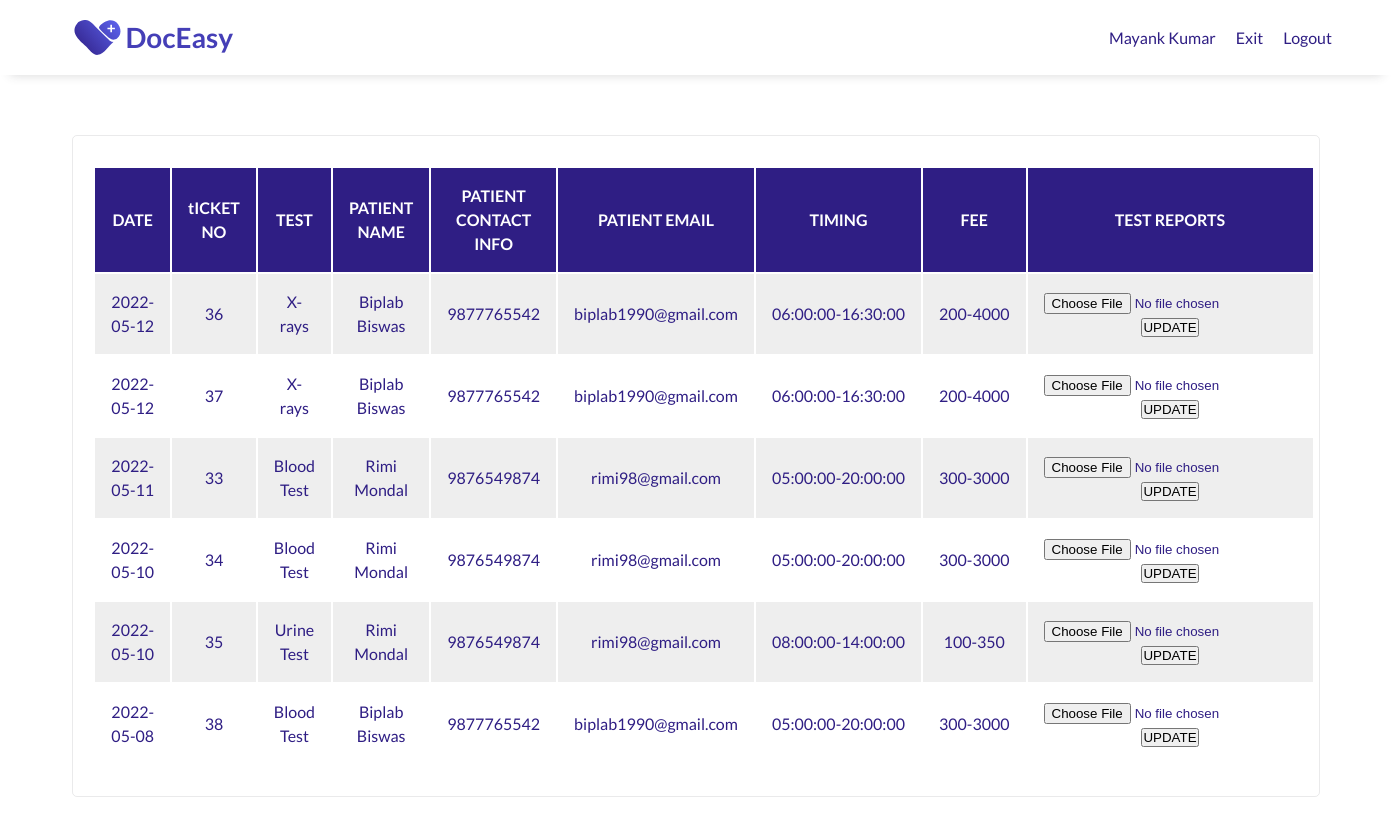
Before: /public/historyPage/managementTestHistory.php (signed in) with the older database file.
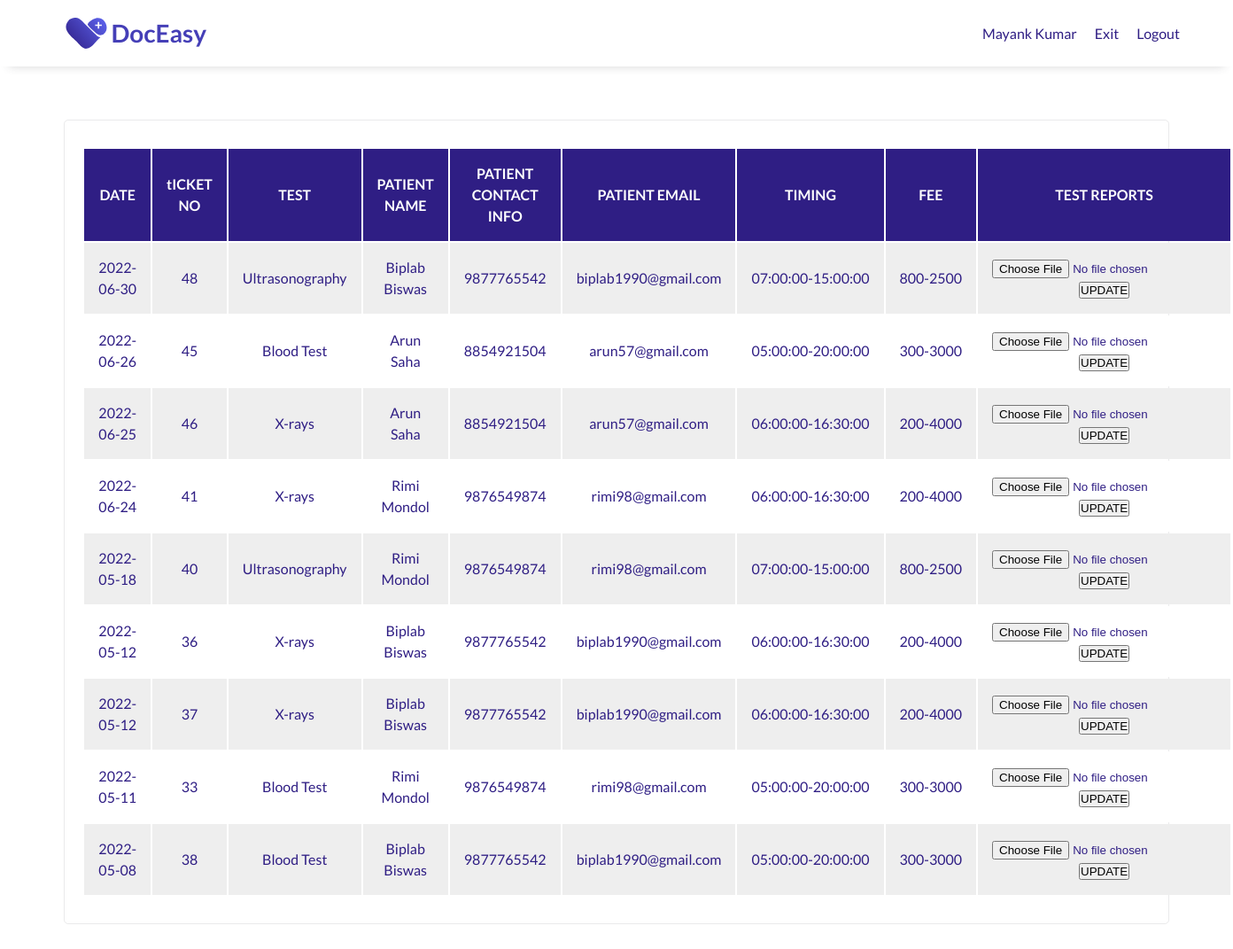
After: the same page with the newer database file.
### tables this page shows
CREATE TABLE `test` (
  `t_id` int(4) UNSIGNED NOT NULL,
  `clinic_id` int(4) UNSIGNED DEFAULT NULL,
  `test_type` varchar(50) NOT NULL,
  `start_time` time NOT NULL,
  `end_time` time NOT NULL,
  `minimum_fee` int(4) UNSIGNED NOT NULL,
  `maximum_fee` int(4) UNSIGNED NOT NULL
);

CREATE TABLE `book_test` (
  `ticket_no` int(5) UNSIGNED NOT NULL,
  `test_id` int(4) UNSIGNED NOT NULL,
  `patient_id` int(5) UNSIGNED DEFAULT NULL,
  `clinic_id` int(4) UNSIGNED NOT NULL,
  `date` date NOT NULL,
  `approval_status` enum('PENDING','APPROVED','DECLINE','EXPIRE') NOT NULL DEFAULT 'PENDING',
  `test_appointment_slip` mediumblob DEFAULT NULL
);

CREATE TABLE `patient` (
  `p_id` int(5) UNSIGNED NOT NULL,
  `username` varchar(10) NOT NULL,
  `password` int(10) UNSIGNED NOT NULL,
  `full_name` varchar(50) NOT NULL,
  `aadhar_no` bigint(12) UNSIGNED NOT NULL,
  `dob` date NOT NULL,
  `age` int(2) UNSIGNED NOT NULL,
  `gender` enum('MALE','FEMALE','OTHER') NOT NULL,
  `marital_status` enum('MARRIED','UNMARRIED') NOT NULL,
  `phn_no` bigint(10) UNSIGNED NOT NULL,
  `email` varchar(50) NOT NULL,
  `address` varchar(200) NOT NULL,
  `city` varchar(50) NOT NULL,
  `pin_code` int(6) UNSIGNED NOT NULL,
  `allergic` varchar(100) DEFAULT NULL
);

### public/historyPage/managementTestHistory.php (the view, shortened to what this page needs)
<?php
include "../config.php";
if ($_SESSION["loggedIn"]) {
?>
    <!DOCTYPE html>
    <html lang="en">
    <head>
        <link rel="stylesheet" type="text/css" href="/assets/css/userHistory.css" />
    </head>
    <body>
        <?php
        $uname =  $_SESSION["uname"];
        $sql = "SELECT *,
                patient.full_name AS p_name, patient.email AS p_email, patient.phn_no AS p_contact, management.full_name AS m_name
                FROM test, clinic, management, patient, book_test
                WHERE clinic.id = book_test.clinic_id AND test.t_id = book_test.test_id AND patient.p_id = book_test.patient_id AND clinic.id = management.clinic_id AND management.username='$uname'
                ORDER BY date DESC, test_type, p_name";
        $result = $conn->query($sql);
        $row = $result->fetch_assoc();
        if ($row) {
        ?>
            <header id="header">
                <div class="logo">
                    <a href="/index.php">
                        <img class="logo-img" id="header-img" src="/assets/images/doceasy/doceasy-logo.svg" alt="DocEasy logo" />
                    </a>
                </div>
                <nav id="nav-bar">
                    <ul>
                        <li><a class="nav-link" href="#"><?php echo $row["m_name"];  ?></a></li>
                        <li><a class="nav-link" href="/public/dashboard/managementDash.php">Exit</a></li>
                        <li><a class="nav-link" href="/public/logout/managementLogout.php">Logout</a></li>
                    </ul>
                </nav>
            </header>
            <main>
                <section id="table">
                    <div class="container">
                        <div class="card">
                            <table>
                                <tr>
                                    <th>DATE</th>
                                    <th>tICKET NO</th>
                                    <th>TEST</th>
                                    <th>PATIENT NAME</th>
                                    <th>PATIENT CONTACT INFO</th>
                                    <th>PATIENT EMAIL</th>
                                    <th>TIMING</th>
                                    <th>FEE</th>
                                    <th>TEST REPORTS</th>
                                </tr>
                                <?php
                                while ($row = $result->fetch_assoc()) {
                                    $ticket_no = $row["ticket_no"];
                                ?>
                                    <tr>
                                        <td> <?php echo $row["date"]; ?> </td>
                                        <td> <?php echo $row["ticket_no"]; ?> </td>
                                        <td> <?php echo $row["test_type"]; ?> </td>
                                        <td> <?php echo $row["p_name"]; ?> </td>
                                        <td> <?php echo $row["p_contact"]; ?> </td>
                                        <td> <?php echo $row["p_email"]; ?> </td>
                                        <td> <?php echo $row["start_time"] . "-" . $row["end_time"]; ?> </td>
                                        <td> <?php echo $row["minimum_fee"] . "-" . $row["maximum_fee"]; ?> </td>
                                        <?php
                                        $query_report = "SELECT * FROM book_test, test_report WHERE book_test.ticket_no = test_report.ticket_no AND test_report.ticket_no = $ticket_no";
                                        $result_report = $conn->query($query_report);
                                        $row_report = $result_report->fetch_assoc();
                                        if ($row_report) { ?>
                                            <td> <?php echo $row_report["report"]; ?> </td>
                                        <?php } else { ?>
                                            <td>
                                                <form method="POST">
                                                    <input type="file" name="report" id="report" value="<?php $report; ?>">
                                                    <button name="update" class="btn" value="update">UPDATE</button>
                                                </form>
                                            </td>
                                        <?php } ?>
                                    </tr>
                                <?php } ?>
                            </table>
                        </div>
                    </div>
                </section>
            </main>
    </body>
<?php
        } else {
            echo "No record found";
        }
    } else {
        header("Location: /public/login/ManagementLogin.php");
    }
?>
    </html>

Changed rows visible on the page:
no longer on this page (row unchanged): test: book_test.date "2022-05-10", book_test.ticket_no "35", test_type "Urine Test", patient.full_name "Rimi Mondal", patient.phn_no "9876549874", patient.email "rimi98@gmail.com", start_time "08:00:00", end_time "14:00:00", minimum_fee "100", maximum_fee "350"
now on this page (row unchanged): test: book_test.date "2022-06-30", book_test.ticket_no "48", test_type "Ultrasonography", patient.full_name "Biplab Biswas", patient.phn_no "9877765542", patient.email "biplab1990@gmail.com", start_time "07:00:00", end_time "15:00:00", minimum_fee "800", maximum_fee "2500", book_test.date "2022-05-18", book_test.ticket_no "40", patient.full_name "Rimi Mondol", patient.phn_no "9876549874", patient.email "rimi98@gmail.com"
changed through a linked row, test "Blood Test": book_test.date "2022-05-11" → "2022-06-26"; book_test.ticket_no "33" → "45"; patient.full_name "Rimi Mondal" → "Arun Saha"; patient.phn_no "9876549874" → "8854921504"; patient.email "rimi98@gmail.com" → "arun57@gmail.com"; book_test.date "2022-05-10" → "2022-05-11"; book_test.ticket_no "34" → "33"; patient.full_name "Rimi Mondal" → "Rimi Mondol"; moves up the list
now on one of the page's lists (row unchanged): test: book_test.date "2022-05-12", book_test.ticket_no "36", test_type "X-rays", patient.full_name "Biplab Biswas", patient.phn_no "9877765542", patient.email "biplab1990@gmail.com", start_time "06:00:00", end_time "16:30:00", minimum_fee "200", maximum_fee "4000", book_test.ticket_no "37"
changed through a linked row, test "X-rays": book_test.date "2022-05-12" → "2022-06-25"; book_test.ticket_no "36" → "46"; patient.full_name "Biplab Biswas" → "Arun Saha"; patient.phn_no "9877765542" → "8854921504"; patient.email "biplab1990@gmail.com" → "arun57@gmail.com"; book_test.date "2022-05-12" → "2022-06-24"; book_test.ticket_no "37" → "41"; patient.full_name "Biplab Biswas" → "Rimi Mondol"; patient.phn_no "9877765542" → "9876549874"; patient.email "biplab1990@gmail.com" → "rimi98@gmail.com"
